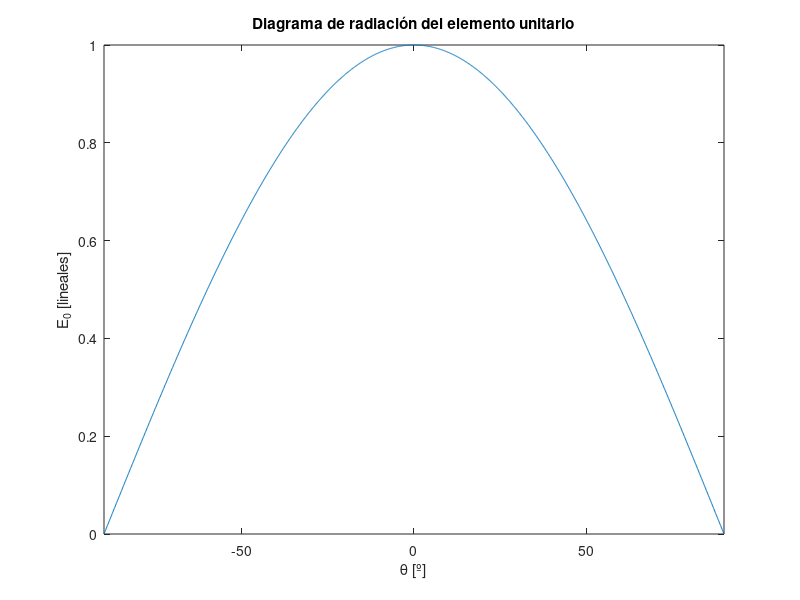
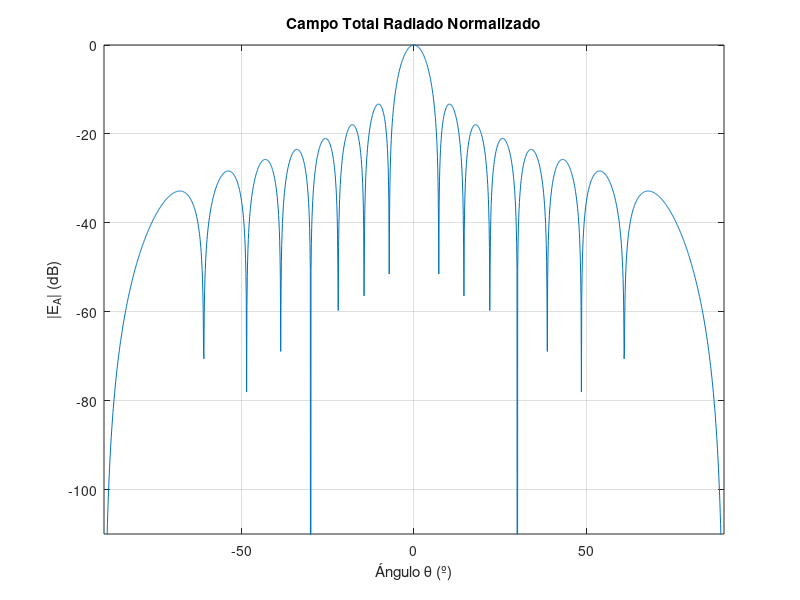
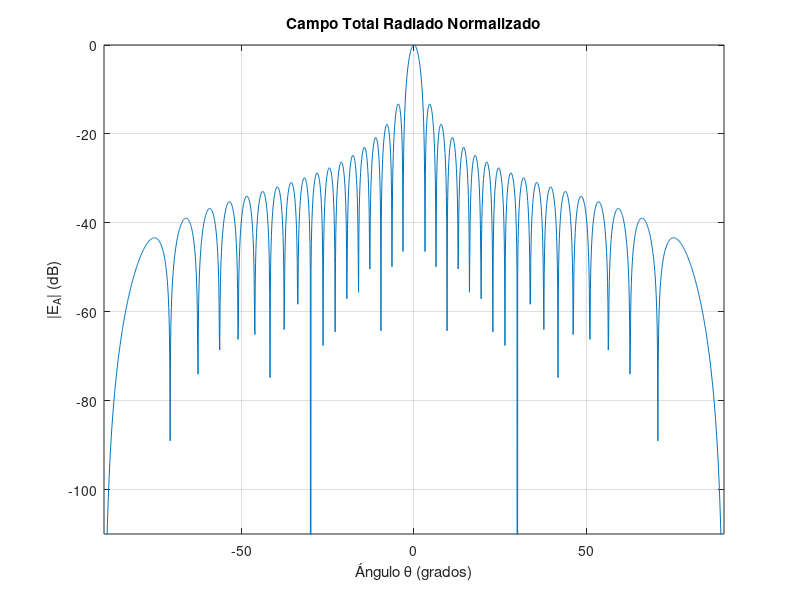
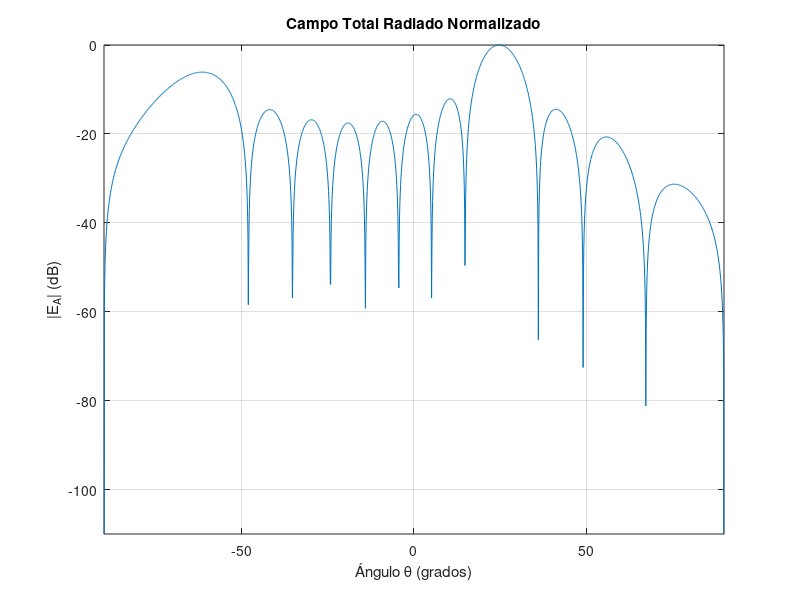

Source code (MATLAB) for these figures, in order:
% Limpiar el espacio de trabajo
close all
clear
clc

% Definir parámetros
f = 4.85e9;
lambda0 = 3e8 / f;
k0 = (2 * pi) / lambda0;
theta = -90:0.1:90;

% Elemento radiante aproximado (coseno)
E0 = cos(theta * pi / 180);
plot(theta,E0);
axis([-90 90 0 1]);
xlabel('\theta [º]');
ylabel('E_0 [lineales]');
title('Diagrama de radiación del elemento unitario')

N = 16;
a = ones(1, N);
d = lambda0 / 2;
alpha = 0;

% Calcular el factor de array
F_A = zeros(size(theta));
num = 0:N-1;

for i = 1:length(theta)
    F_A(i) = sum(a .* exp(1i * num * (k0 * d * sin(theta(i) * pi / 180) + alpha)));
end

% Calcular el campo total radiado por el array
E_A = E0 .* F_A;

% Normalizar el campo radiado
E_A_norm = E_A / max(abs(E_A));

% Calcular el factor de array en dB
E_A_dB = 20 * log10(abs(E_A_norm));

% Graficar el campo total radiado normalizado
figure;
plot(theta, E_A_dB);
title('Campo Total Radiado Normalizado');
xlabel('Ángulo \theta (º)');
ylabel('|E_A| (dB)');
grid on;
axis([-90 90 -110 0])

%% CASO 1:
N = 36;
a = ones(1, N);
d = lambda0 / 2;
alpha = 0;

% Calcular el factor de array
F_A = zeros(size(theta));
num = 0:N-1;

for i = 1:length(theta)
    F_A(i) = sum(a .* exp(1i * num * (k0 * d * sin(theta(i) * pi / 180) + alpha)));
end

% Calcular el campo total radiado por el array
E_A = E0 .* F_A;

% Normalizar el campo radiado
E_A_norm = E_A / max(abs(E_A));

% Calcular el factor de array en dB
E_A_dB = 20 * log10(abs(E_A_norm));

% Graficar el campo total radiado normalizado
figure;
plot(theta, E_A_dB);
title('Campo Total Radiado Normalizado');
xlabel('Ángulo \theta (grados)');
ylabel('|E_A| (dB)');
grid on;
axis([-90 90 -110 0])

%% CASO 2
N = 8;
a = ones(1, N);
d = lambda0*(3/4);
alpha = -1.99154164;

% Calcular el factor de array
F_A = zeros(size(theta));
num = 0:N-1;

for i = 1:length(theta)
    F_A(i) = sum(a .* exp(1i * num * (k0 * d * sin(theta(i) * pi / 180) + alpha)));
end

% Calcular el campo total radiado por el array
E_A = E0 .* F_A;

% Normalizar el campo radiado
E_A_norm = E_A / max(abs(E_A));

% Calcular el factor de array en dB
E_A_dB = 20 * log10(abs(E_A_norm));

% Graficar el campo total radiado normalizado
figure;
plot(theta, E_A_dB);
title('Campo Total Radiado Normalizado');
xlabel('Ángulo \theta (grados)');
ylabel('|E_A| (dB)');
grid on;
axis([-90 90 -110 0])

%% CASO 3
N = 8;
w = taylorwin(N,3,-25);
a=w';
d = lambda0*(3/4);
alpha = 0;

% Calcular el factor de array
F_A = zeros(size(theta));
num = 0:N-1;

for i = 1:length(theta)
    F_A(i) = sum(a .* exp(1i * num * (k0 * d * sin(theta(i) * pi / 180) + alpha)));
end

% Calcular el campo total radiado por el array
E_A = E0 .* F_A;

% Normalizar el campo radiado
E_A_norm = E_A / max(abs(E_A));

% Calcular el factor de array en dB
E_A_dB = 20 * log10(abs(E_A_norm));

% Graficar el campo total radiado normalizado
figure;
plot(theta, E_A_dB);
title('Campo Total Radiado Normalizado');
xlabel('Ángulo \theta (grados)');
ylabel('|E_A| (dB)');
grid on;
axis([-90 90 -110 0])

%% PARTE 2
close all
clear
clc

% Definir parámetros
f = 4.85e9;
lambda0 = 3e8 / f;
k0 = (2 * pi) / lambda0;
theta = -90:0.1:90;

% Elemento radiante aproximado (coseno)
E0 = cos(theta * pi / 180);

N = 4;
a = ones(1, N);
d = 37e-3;
alpha = 0;

% Calcular el factor de array
F_A = zeros(size(theta));
num = 0:N-1;

for i = 1:length(theta)
    F_A(i) = sum(a .* exp(1i * num * (k0 * d * sin(theta(i) * pi / 180) + alpha)));
end

% Calcular el campo total radiado por el array
E_A = E0 .* F_A;

% Normalizar el campo radiado
E_A_norm = E_A / max(abs(E_A));

% Calcular el factor de array en dB
E_A_dB = 20 * log10(abs(E_A_norm));

% Graficar el campo total radiado normalizado
figure;
plot(theta, E_A_dB);
title('Campo Total Radiado Normalizado');
xlabel('Ángulo \theta (grados)');
ylabel('|E_A| (dB)');
grid on;
axis([-90 90 -90 0])
